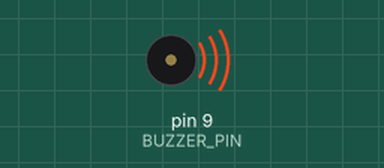
Simulated run of this sketch. Board: Arduino Uno, built with avr-gcc and run on an emulated ATmega328P. On the bench: buzzer (waves = sounding).

Above: at 0.5 s.
Timing chart, 0 to 4.6 s (numbered marks = the images above):
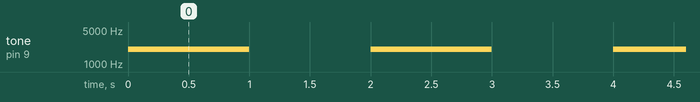

Measured:
- by itself, tone on pin 9 (BUZZER_PIN): alternates 2000 Hz for 1.0 s and silent for 1.0 s

The sketch:

buzzer_test.ino
```cpp
#define BUZZER_PIN 9

void setup() {
    pinMode(BUZZER_PIN, OUTPUT);
}

void loop() {
    tone(BUZZER_PIN, 2000);  // Генерируем звук 2000 Гц
    delay(1000);
    noTone(BUZZER_PIN);  // Выключаем звук
    delay(1000);
}
```
